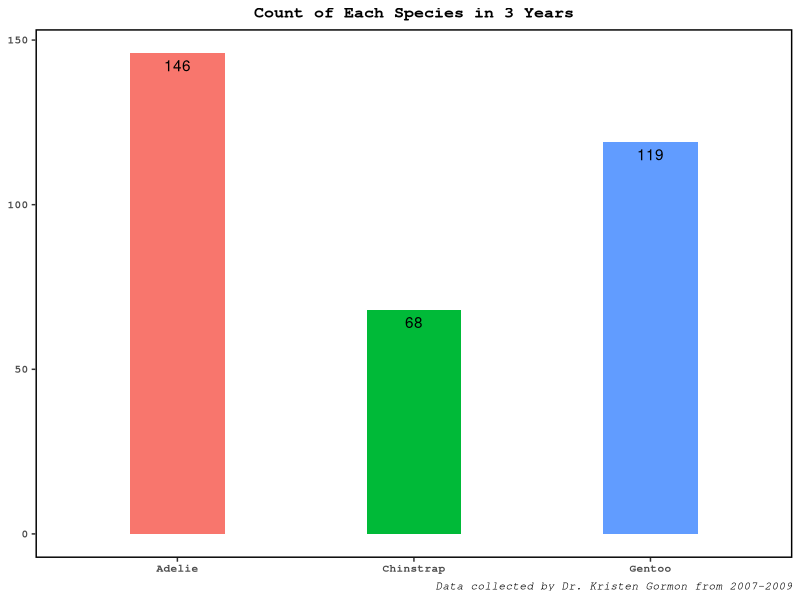
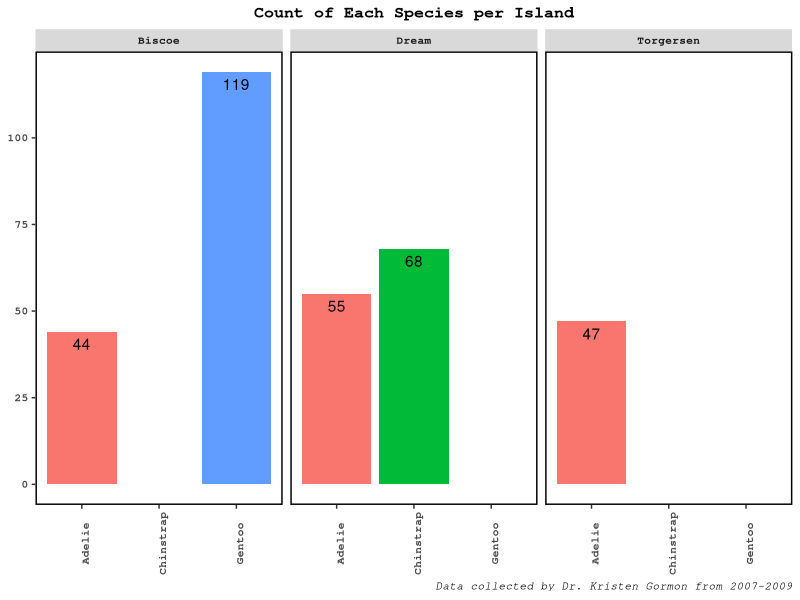
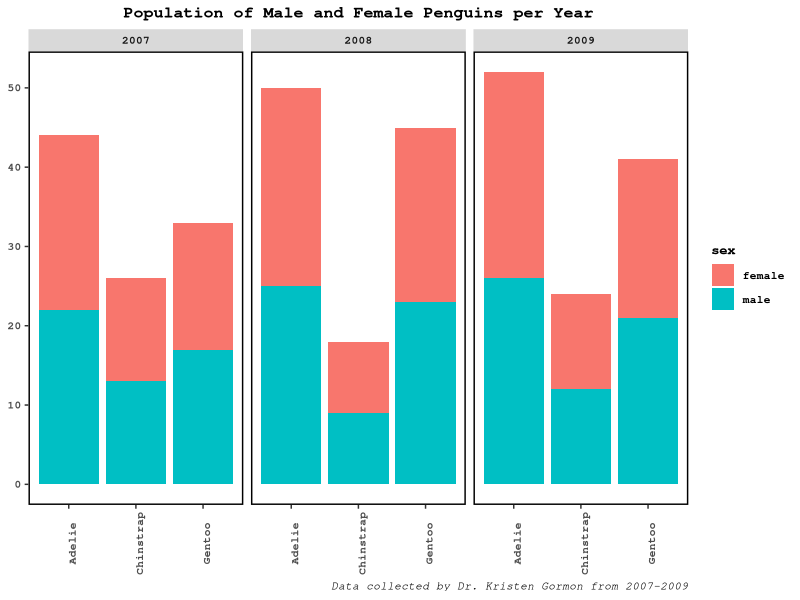
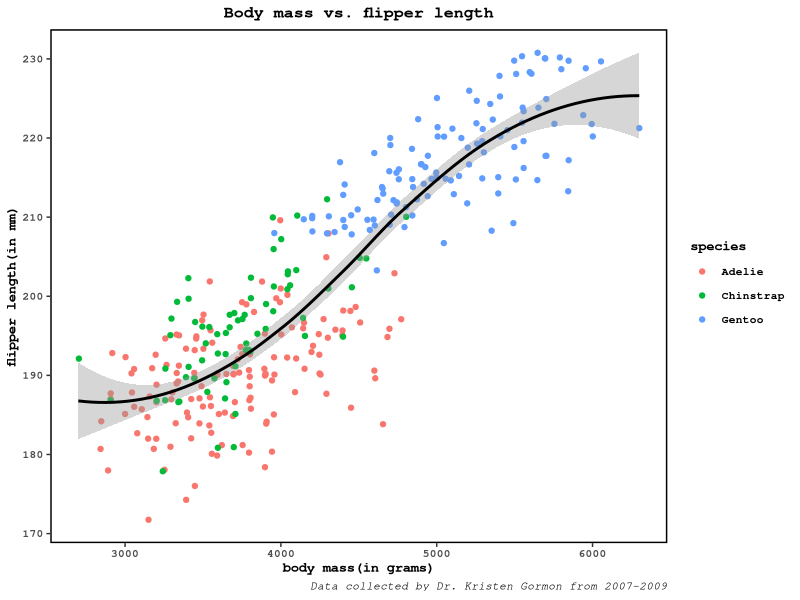
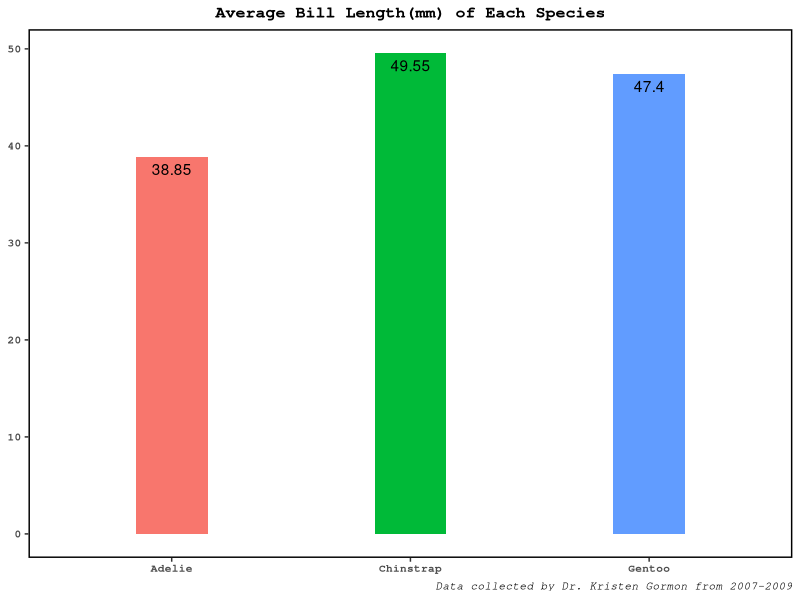
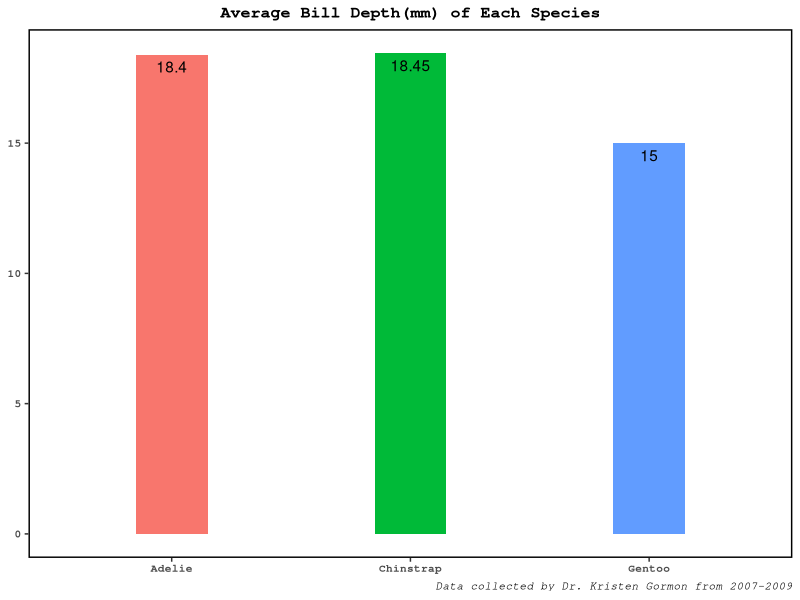
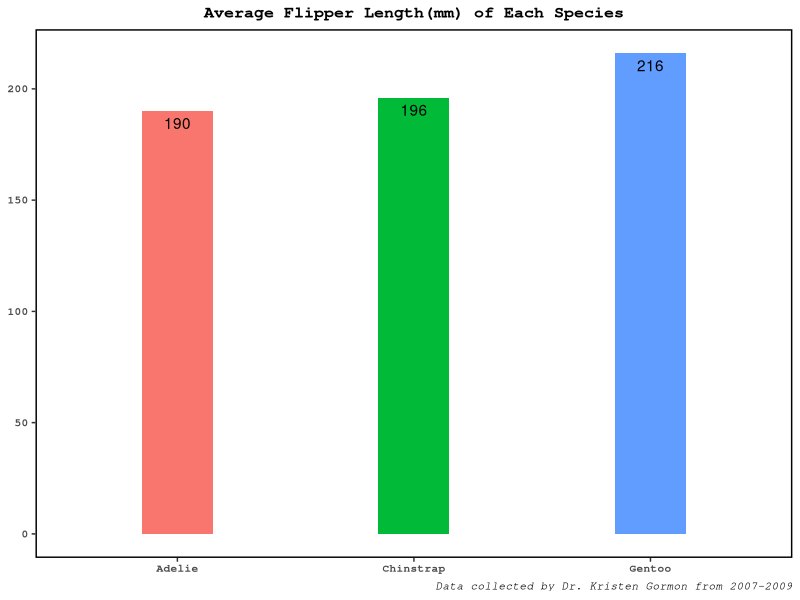
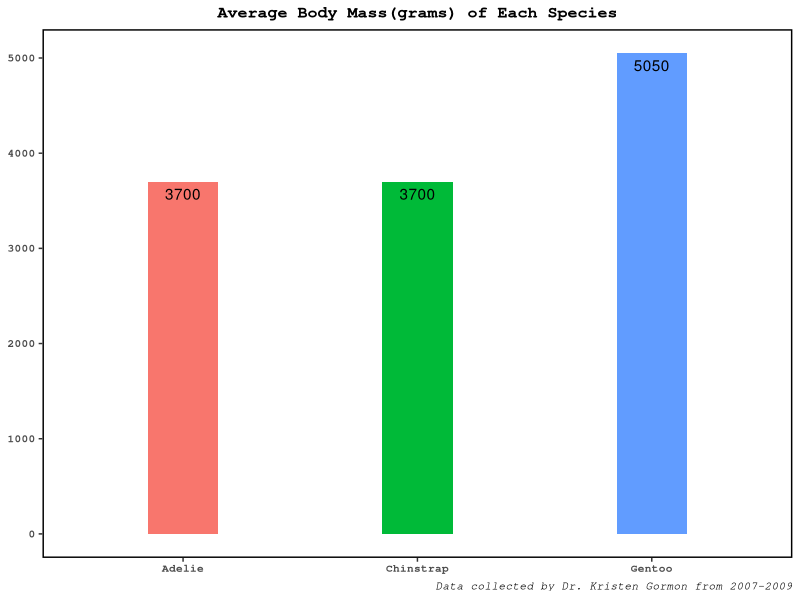

R code for these plots, in order:
#Exploratory Data Analysis on Palmer penguins dataset
library(palmerpenguins)
library(ggplot2)
library(tidyr)
library(tidyverse)
penguins_data <- data.frame(penguins)

#na.omit() removes all the rows with missing data.
clean_penguins_data <- na.omit(penguins_data)

#Basic theme for plot are and labels has been stored in plot_theme and labels_theme.
#These themes will apply to all the plots; hence stored in a variable as a template.

plot_theme <- theme(panel.background = element_rect(fill = "white"),
                        panel.border = element_rect(color = "black", fill = NA, size = 1),
                        axis.title.x = element_blank(),
                        axis.title.y = element_blank())

labels_theme <- theme(text = element_text(size = 10, family = "mono",
                         face = "bold"), plot.title = element_text(hjust = 0.5),
                         plot.caption = element_text(face = "italic"))

#This caption will be included in every plot.
caption_line <- "Data collected by Dr. Kristen Gormon from 2007-2009"

#Which species of penguins account for highest population from 2007-2009 (all islands combined)?
ggplot(data = clean_penguins_data,aes(x = species, fill =species)) + 
  geom_bar(width = 0.4) +
  geom_text(aes(label=..count..), vjust = 1.5,stat = "count", color = "black") +
  labs(title = "Count of Each Species in 3 Years", caption = caption_line, y = "Count of each species") +
  plot_theme +
  theme(legend.position = "none") + 
  labels_theme

#Do penguin species co-habitate?
#Which species accounts for highest population on each island?
ggplot(data = clean_penguins_data,aes(x = species, fill = species)) + 
  geom_bar() +
  geom_text(aes(label = ..count..),vjust = 1.5,stat = "count",color = "black")+
  labs(title = "Count of Each Species per Island", caption = caption_line) +
  facet_wrap(~island) + plot_theme +  labels_theme +
  theme(axis.text.x = element_text(angle = 90),legend.position = "none") 
 

#Male and female population of each species on all islands
#ggplot(data = clean_penguins_data, aes(x = species, fill = sex))+
#  geom_bar(width = 0.7) + 
#  #geom_text(aes(label=..count..), vjust = 1.5,stat = "count", color = "black") + 
#  labs(title="Population of Male and Female Penguins per Island", caption = caption_line, x = "penguin species", y = "total count")+
#  plot_theme +
#  theme(axis.text.x = element_text(angle = 90)) +
#  facet_wrap(~island) +
#  labels_theme

#population of male and female penguins per year
ggplot(data = clean_penguins_data,aes(x = species, fill = sex)) +
  geom_bar() + 
  labs(title = "Population of Male and Female Penguins per Year", caption=caption_line, x="penguin species", y="total count")+
  plot_theme + labels_theme +
  theme(axis.text.x = element_text(angle=90))+
  facet_wrap(~year)
 

#Do penguins with higher body mass have longer flippers? 
ggplot(data=clean_penguins_data, aes(x=body_mass_g, y=flipper_length_mm)) +
  geom_jitter(mapping = aes(color = species))+
  geom_smooth(color = "black")+
  labs(title="Body mass vs. flipper length", caption = caption_line, 
       x = "body mass(in grams)", y = "flipper length(in mm)") +
  theme(panel.background = element_rect(fill = "white"),
        panel.border = element_rect(color = "black", fill = NA, size = 1)) + 
  labels_theme 
#storing the average body measurements of each species
penguins_stats <- clean_penguins_data %>% 
  group_by(species) %>% 
  drop_na() %>% 
  summarize(avg_bill_length = mean(bill_length_mm,2), avg_bill_depth = mean(bill_depth_mm,2),
            avg_flipper_length = mean(flipper_length_mm,2), avg_body_mass = mean(body_mass_g,2))

#Average bill length of each species
ggplot(data = penguins_stats,aes(x=species, y=avg_bill_length, fill=species)) +
  geom_bar(stat = "identity",width=0.3)+
  geom_text(aes(label=avg_bill_length), vjust = 1.5,stat = "identity", color = "black") +
  labs(title = "Average Bill Length(mm) of Each Species",caption = caption_line,
       y = "average bill length(mm)")+
  plot_theme + labels_theme +
  theme(legend.position = "none")

#Average bill depth of each species
ggplot(data = penguins_stats, aes(x=species,y=avg_bill_depth,fill=species))+
  geom_bar(stat = "identity",width = 0.3)+
  geom_text(aes(label=avg_bill_depth), vjust = 1.5,stat = "identity", color = "black") +
  labs(title = "Average Bill Depth(mm) of Each Species", caption = caption_line,
       y = "average bill depth(mm)")+
  plot_theme + labels_theme +
  theme(legend.position = "none")

#Average flipper length of each species
ggplot(data=penguins_stats, aes(x=species,y=avg_flipper_length,fill=species))+
  geom_bar(stat = "identity",width = 0.3)+
  geom_text(aes(label=avg_flipper_length), vjust = 1.5,stat = "identity", color = "black")+
  labs(title="Average Flipper Length(mm) of Each Species",caption = caption_line,
       y = "average flipper length(mm)")+
  plot_theme + labels_theme +
  theme(legend.position = "none")

#Average body mass of each species
ggplot(data = penguins_stats, aes(x=species,y=avg_body_mass,fill=species))+
  geom_bar(stat = "identity",width = 0.3)+
  geom_text(aes(label=avg_body_mass), vjust = 1.5,stat = "identity", color = "black")+
  labs(title = "Average Body Mass(grams) of Each Species",caption=caption_line,
       y = "average body mass(grams)")+
  plot_theme + labels_theme +
  theme(legend.position = "none")

#gender_count stores the male and female count of each species
#gender_count <- clean_penguins_data %>% 
#  group_by(species) %>% 
#  drop_na() %>% 
#  summarize(male = sum(sex == 'male'), female = sum(sex=='female'))

gender_count <- clean_penguins_data %>% 
  group_by(species,island) %>% 
  drop_na() %>% 
  summarize(male = sum(sex == 'male'), female = sum(sex=='female'))

#gender_count converted to long form in order to plot male and female
#population of each species side by side and not as a stacked bar chart.
gender_count_long_form <- pivot_longer(gender_count, cols = c(male,female),names_to = "gender",values_to = "total_count")

#Plotting male and female count of each species separately
ggplot(data = gender_count_long_form, aes(x=species,y=total_count,fill=gender))+
  geom_bar(stat = "identity",width = 0.4,position = "dodge")+
  labs(title="Male and Female Penguin Population per Species",caption = caption_line, x="penguin species", y="total count")+
  plot_theme + labels_theme

#Plotting male and female population per species per island
ggplot(data = gender_count_long_form, aes(x=species,y=total_count,fill=gender))+
  geom_bar(stat = "identity",width = 0.4,position = "dodge")+
  labs(title="Male and Female Penguin Population per Species",caption = caption_line, x="penguin species", y="total count")+
  plot_theme + labels_theme + facet_wrap(~island) +
  theme(axis.text.x = element_text(angle = 90))

plots_directory <- list.files(tempdir(),pattern = "rs-graphics", full.names = TRUE)
plots_png_path <- list.files(plots_directory, pattern = ".png", full.names = TRUE)
file.copy(from = plots_png_path, to = "C:/Users/shefa/Desktop/COURSERA/Programming Language R/PenguinsDataset")




